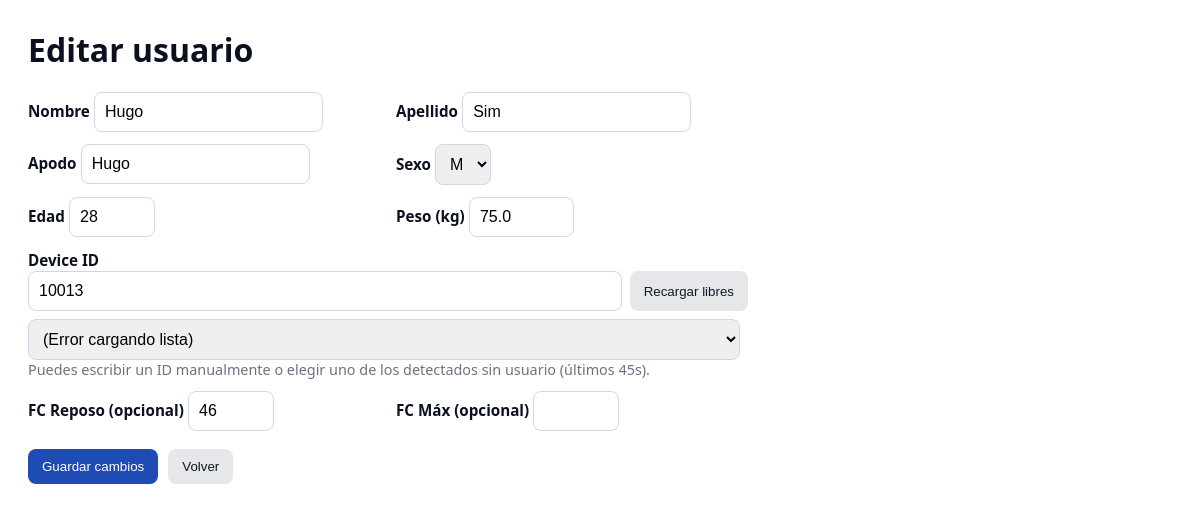
Page /users/edit/672 on the committed database.
### tables this page shows
CREATE TABLE users (
  id INTEGER PRIMARY KEY AUTOINCREMENT,
  nombre    TEXT NOT NULL,
  apellido  TEXT NOT NULL,
  apodo     TEXT NOT NULL,
  edad      INTEGER,
  peso      REAL,
  device_id INTEGER UNIQUE,
  sexo      TEXT,     -- 'M' o 'F'
  hr_rest   INTEGER,  -- FC en reposo (opcional)
  is_sim    INTEGER DEFAULT 0  -- 0=real, 1=simulado
, hr_max INTEGER);

### hr_server.py (the view, shortened to what this page needs)
@app.route("/users/edit/<int:user_id>", methods=["GET", "POST"])
def edit_user(user_id):
    user = db.get_user(user_id)
    if not user:
        return "Usuario no encontrado", 404
    return render_template("user_form.html", user=user)

### db.py (called while the page is built)
@contextmanager
def get_conn():
    DB_PATH.parent.mkdir(parents=True, exist_ok=True)
    conn = sqlite3.connect(DB_PATH)
    try:
        yield conn
    finally:
        conn.close()

def _ensure_schema():
    with get_conn() as conn:
        conn.execute(SCHEMA)
        cols = {r[1] for r in conn.execute("PRAGMA table_info(users)").fetchall()}
        if "sexo" not in cols:
            conn.execute("ALTER TABLE users ADD COLUMN sexo TEXT")
        if "hr_rest" not in cols:
            conn.execute("ALTER TABLE users ADD COLUMN hr_rest INTEGER")
        if "hr_max" not in cols:
            conn.execute("ALTER TABLE users ADD COLUMN hr_max INTEGER")
        if "is_sim" not in cols:
            conn.execute("ALTER TABLE users ADD COLUMN is_sim INTEGER DEFAULT 0")
        conn.commit()

def get_user(user_id):
    _ensure_schema()
    with get_conn() as conn:
        cur = conn.cursor()
        cur.execute("""
            SELECT id, nombre, apellido, apodo, edad, peso, device_id, sexo, hr_rest, hr_max, is_sim
            FROM users
            WHERE id=?
        """, (user_id,))
        row = cur.fetchone()
        return row_to_dict(row) if row else None

def row_to_dict(r):
    return {
        "id":        r[0],
        "nombre":    r[1],
        "apellido":  r[2],
        "apodo":     r[3],
        "edad":      r[4],
        "peso":      r[5],
        "device_id": r[6],
        "sexo":      r[7],
        "hr_rest":   r[8],
        "hr_max":    r[9],
        "is_sim":    r[10],
    }

### templates/user_form.html (shortened to what this page needs)
<!doctype html>
<html lang="es">
<head>
</head>
<body>
  <h1>{{ 'Editar usuario' if user else 'Añadir usuario' }}</h1>
  <form method="post" action="">
    <div>
      <label>Nombre</label>
      <input name="nombre" value="{{ user.nombre if user else '' }}" required>
    </div>
    <div>
      <label>Apellido</label>
      <input name="apellido" value="{{ user.apellido if user else '' }}" required>
    </div>
    <div>
      <label>Apodo</label>
      <input name="apodo" value="{{ user.apodo if user else '' }}" placeholder="Se muestra en las tarjetas">
    </div>
    <div>
      <label>Sexo</label>
      <select name="sexo">
        {% set s = (user.sexo if user else 'M') or 'M' %}
        <option value="M" {{ 'selected' if s=='M' else '' }}>M</option>
      </select>
    </div>
    <div>
      <label>Edad</label>
      <input type="number" name="edad" min="1" max="120" value="{{ user.edad if user and user.edad else '' }}">
    </div>
    <div>
      <label>Peso (kg)</label>
      <input type="number" step="0.1" name="peso" min="1" max="500" value="{{ user.peso if user and user.peso else '' }}">
    </div>
    <div class="full">
      <label>Device ID</label>
      <div class="row">
        <input id="device_id" name="device_id" type="number" placeholder="Ej: 36466"
               value="{{ user.device_id if user and user.device_id else '' }}">
        <button type="button" id="btnReload" class="secondary">Recargar libres</button>
      </div>
      <div class="row" style="margin-top:8px;">
        <select id="selFree">
          <option value="">— Pulsómetros libres detectados —</option>
        </select>
      </div>
      <div class="muted">Puedes escribir un ID manualmente o elegir uno de los detectados sin usuario (últimos 45s).</div>
    </div>
    <div>
      <label>FC Reposo (opcional)</label>
      <input type="number" name="hr_rest" min="30" max="120" value="{{ user.hr_rest if user and user.hr_rest else '' }}">
    </div>
    <div>
      <label>FC Máx (opcional)</label>
      <input type="number" name="hr_max" min="120" max="230" value="{{ user.hr_max if user and user.hr_max else '' }}">
    </div>
    <div class="actions">
      <button type="submit">{{ 'Guardar cambios' if user else 'Crear usuario' }}</button>
      <a href="{{ url_for('users_list') }}"><button class="secondary" type="button">Volver</button></a>
    </div>
  </form>
</body>
</html>

### templates/user_form.html (style rules this page uses)
body { font-family: system-ui, -apple-system, Segoe UI, Roboto, Arial, sans-serif; padding: 20px; color: #0b1020; }
h1 { margin-top: 0; }
form { max-width: 720px; display: grid; grid-template-columns: 1fr 1fr; gap: 12px 16px; }
label { font-weight: 600; font-size: 0.95rem; }
input, select { padding: 10px; border: 1px solid #cfd6e4; border-radius: 8px; font-size: 1rem; }
.full { grid-column: 1 / -1; }
.actions { grid-column: 1 / -1; display: flex; gap: 10px; margin-top: 6px; }
.muted { color: #6b7280; font-size: .9rem; }
.row { display: grid; grid-template-columns: 1fr auto; gap: 8px; }
button { padding: 10px 14px; border: none; border-radius: 8px; background: #1f4bb5; color: #fff; cursor: pointer; }
button.secondary { background: #e5e7eb; color: #111827; }

### rows in the picture
users: nombre "Hugo", apellido "Sim", apodo "Hugo", edad "28", peso "75.0", device_id "10013", hr_rest "46"

### other values in the picture
{{ 'Editar usuario' if user else 'Añadir usuario' }} "Editar usuario"
{{ 'Guardar cambios' if user else 'Crear usuario' }} "Guardar cambios"
